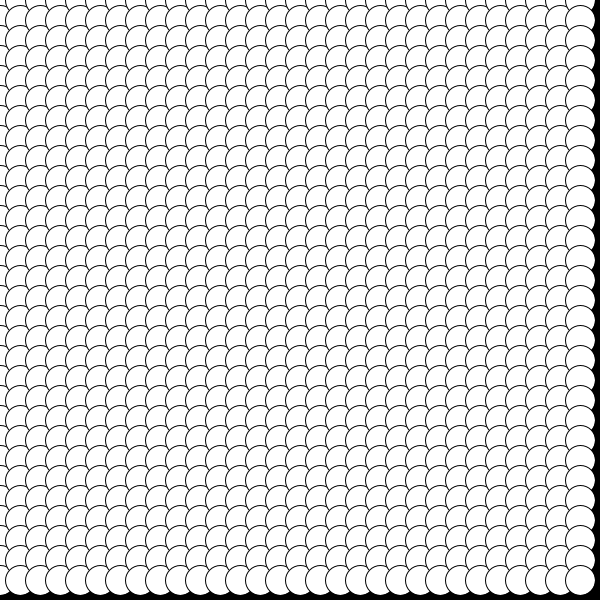
Frame 1 (no input)
Frame 60 (the mouse pressed at the canvas centre just before this capture): identical to frame 1, image omitted
Frame 120 (the mouse held since frame 60 and released just before this capture): identical to frame 1, image omitted

The Processing sketch that drew this single still picture (run headless with seeded random() and noise(); from frame 60 on, the mouse is pressed at the canvas centre):

// Processing sketch: dongu
// ── dongu.pde

void setup(){
  size(600,600);
  smooth();
}

void draw(){
  
  background(0);
  
  for(int i = 0; i < 30; i++){
      
    for(int j = 0; j < 30; j++){
       
        ellipse(i*20,j*20,30,30);
      
    }
  }
}
